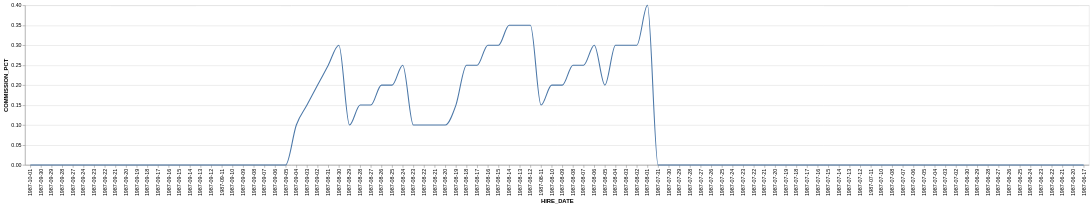

Source (Vega-Lite JSON):
### Vega-Lite specification from a JSON file in a GitHub repository (floating-point values rounded to 4 significant figures)
{"data": {"values": [{"x_data": "1987-10-01", "y_data": 0}, {"x_data": "1987-09-30", "y_data": 0}, {"x_data": "1987-09-29", "y_data": 0}, {"x_data": "1987-09-28", "y_data": 0}, {"x_data": "1987-09-27", "y_data": 0}, {"x_data": "1987-09-24", "y_data": 0}, {"x_data": "1987-09-23", "y_data": 0}, {"x_data": "1987-09-22", "y_data": 0}, {"x_data": "1987-09-21", "y_data": 0}, {"x_data": "1987-09-20", "y_data": 0}, {"x_data": "1987-09-19", "y_data": 0}, {"x_data": "1987-09-18", "y_data": 0}, {"x_data": "1987-09-17", "y_data": 0}, {"x_data": "1987-09-16", "y_data": 0}, {"x_data": "1987-09-15", "y_data": 0}, {"x_data": "1987-09-14", "y_data": 0}, {"x_data": "1987-09-13", "y_data": 0}, {"x_data": "1987-09-12", "y_data": 0}, {"x_data": "1987-09-11", "y_data": 0}, {"x_data": "1987-09-10", "y_data": 0}, {"x_data": "1987-09-09", "y_data": 0}, {"x_data": "1987-09-08", "y_data": 0}, {"x_data": "1987-09-07", "y_data": 0}, {"x_data": "1987-09-06", "y_data": 0}, {"x_data": "1987-09-05", "y_data": 0}, {"x_data": "1987-09-04", "y_data": 0.1}, {"x_data": "1987-09-03", "y_data": 0.15}, {"x_data": "1987-09-02", "y_data": 0.2}, {"x_data": "1987-08-31", "y_data": 0.25}, {"x_data": "1987-08-30", "y_data": 0.3}, {"x_data": "1987-08-29", "y_data": 0.1}, {"x_data": "1987-08-28", "y_data": 0.15}, {"x_data": "1987-08-27", "y_data": 0.15}, {"x_data": "1987-08-26", "y_data": 0.2}, {"x_data": "1987-08-25", "y_data": 0.2}, {"x_data": "1987-08-24", "y_data": 0.25}, {"x_data": "1987-08-23", "y_data": 0.1}, {"x_data": "1987-08-22", "y_data": 0.1}, {"x_data": "1987-08-21", "y_data": 0.1}, {"x_data": "1987-08-20", "y_data": 0.1}, {"x_data": "1987-08-19", "y_data": 0.15}, {"x_data": "1987-08-18", "y_data": 0.25}, {"x_data": "1987-08-17", "y_data": 0.25}, {"x_data": "1987-08-16", "y_data": 0.3}, {"x_data": "1987-08-15", "y_data": 0.3}, {"x_data": "1987-08-14", "y_data": 0.35}, {"x_data": "1987-08-13", "y_data": 0.35}, {"x_data": "1987-08-12", "y_data": 0.35}, {"x_data": "1987-08-11", "y_data": 0.15}, {"x_data": "1987-08-10", "y_data": 0.2}, {"x_data": "1987-08-09", "y_data": 0.2}, {"x_data": "1987-08-08", "y_data": 0.25}, {"x_data": "1987-08-07", "y_data": 0.25}, {"x_data": "1987-08-06", "y_data": 0.3}, {"x_data": "1987-08-05", "y_data": 0.2}, {"x_data": "1987-08-04", "y_data": 0.3}, {"x_data": "1987-08-03", "y_data": 0.3}, {"x_data": "1987-08-02", "y_data": 0.3}, {"x_data": "1987-08-01", "y_data": 0.4}, {"x_data": "1987-07-31", "y_data": 0}, {"x_data": "1987-07-30", "y_data": 0}, {"x_data": "1987-07-29", "y_data": 0}, {"x_data": "1987-07-28", "y_data": 0}, {"x_data": "1987-07-27", "y_data": 0}, {"x_data": "1987-07-26", "y_data": 0}, {"x_data": "1987-07-25", "y_data": 0}, {"x_data": "1987-07-24", "y_data": 0}, {"x_data": "1987-07-23", "y_data": 0}, {"x_data": "1987-07-22", "y_data": 0}, {"x_data": "1987-07-21", "y_data": 0}, {"x_data": "1987-07-20", "y_data": 0}, {"x_data": "1987-07-19", "y_data": 0}, {"x_data": "1987-07-18", "y_data": 0}, {"x_data": "1987-07-17", "y_data": 0}, {"x_data": "1987-07-16", "y_data": 0}, {"x_data": "1987-07-15", "y_data": 0}, {"x_data": "1987-07-14", "y_data": 0}, {"x_data": "1987-07-13", "y_data": 0}, {"x_data": "1987-07-12", "y_data": 0}, {"x_data": "1987-07-11", "y_data": 0}, {"x_data": "1987-07-10", "y_data": 0}, {"x_data": "1987-07-08", "y_data": 0}, {"x_data": "1987-07-07", "y_data": 0}, {"x_data": "1987-07-06", "y_data": 0}, {"x_data": "1987-07-05", "y_data": 0}, {"x_data": "1987-07-04", "y_data": 0}, {"x_data": "1987-07-03", "y_data": 0}, {"x_data": "1987-07-02", "y_data": 0}, {"x_data": "1987-06-30", "y_data": 0}, {"x_data": "1987-06-29", "y_data": 0}, {"x_data": "1987-06-28", "y_data": 0}, {"x_data": "1987-06-27", "y_data": 0}, {"x_data": "1987-06-26", "y_data": 0}, {"x_data": "1987-06-25", "y_data": 0}, {"x_data": "1987-06-24", "y_data": 0}, {"x_data": "1987-06-23", "y_data": 0}, {"x_data": "1987-06-22", "y_data": 0}, {"x_data": "1987-06-21", "y_data": 0}, {"x_data": "1987-06-20", "y_data": 0}, {"x_data": "1987-06-17", "y_data": 0}]}, "mark": {"type": "line", "interpolate": "monotone"}, "encoding": {"x": {"field": "x_data", "type": "nominal", "title": "HIRE_DATE", "sort": "descending"}, "y": {"field": "y_data", "type": "quantitative", "title": "COMMISSION_PCT"}}}
